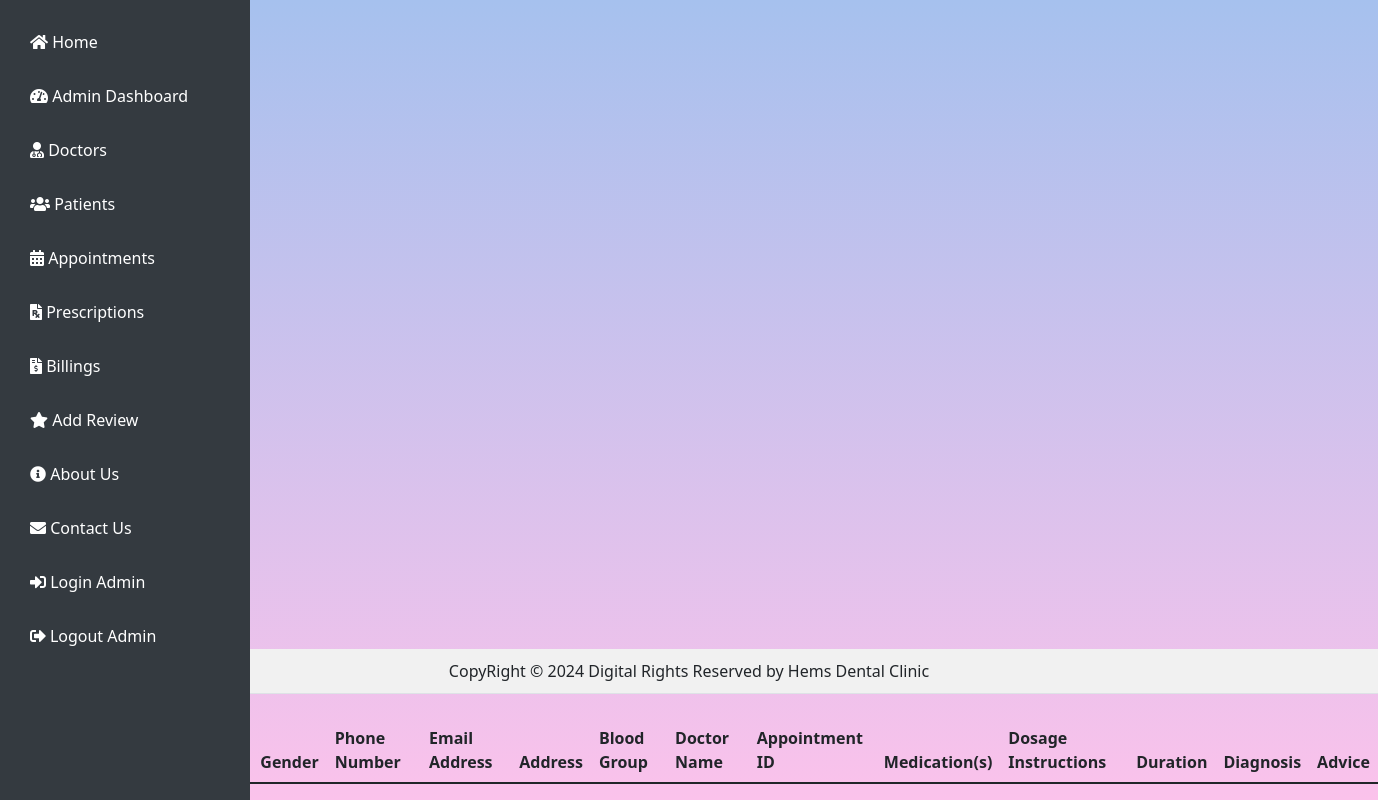
Before: /allDetailsDisplay/19/ (signed in) with the older database file.
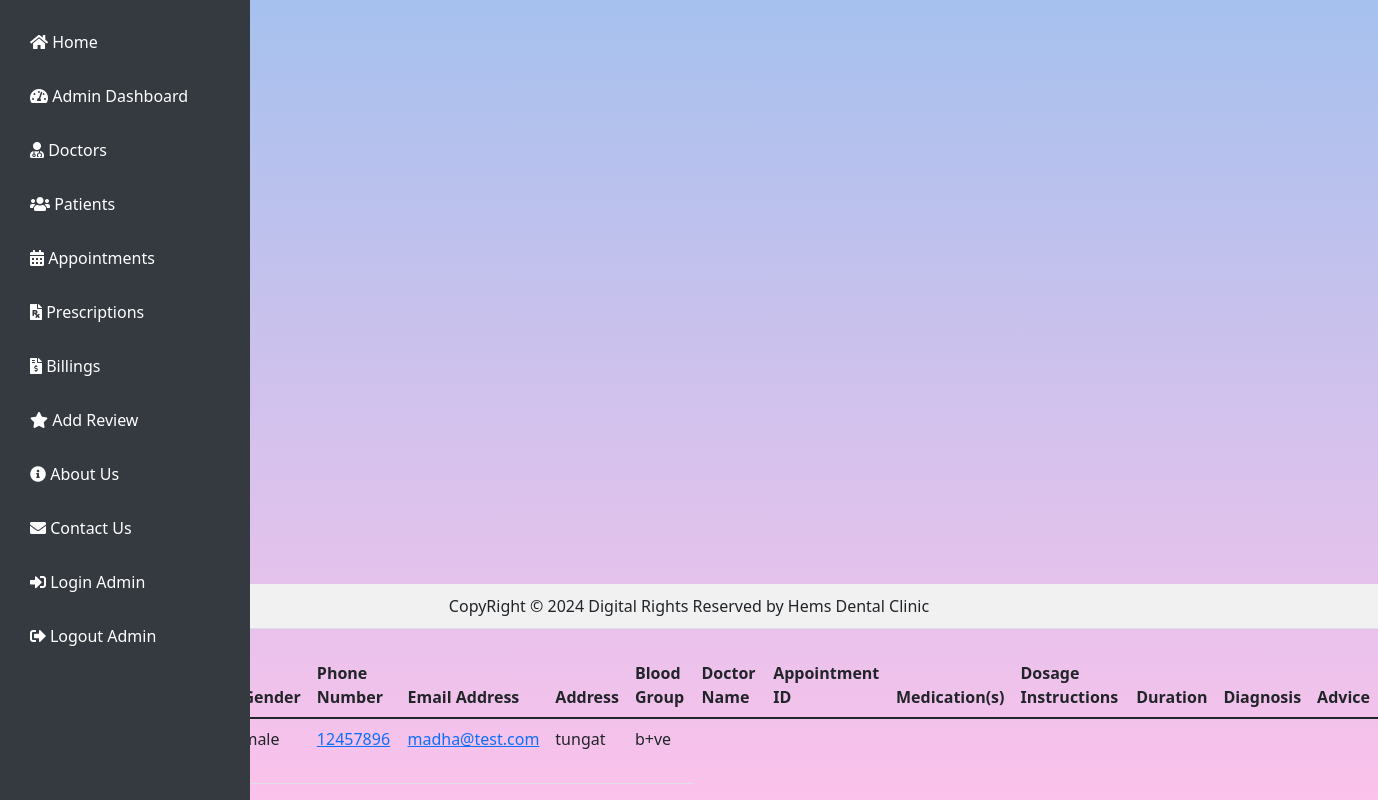
After: the same page with the newer database file.
### clinic/models.py (models this page shows, shortened)
class Patient (models.Model):
    patient_id = models.AutoField(primary_key=True)
    name = models.CharField(max_length=50, null=False)
    date_of_birth = models.DateField()
    gender = models.CharField(max_length=10)
    blood_group = models.CharField(max_length=10)
    email_id = models.EmailField()
    address = models.TextField()
    mobile_number = models.CharField(max_length=15)

### clinic/views.py (the view)
# urls.py: path('allDetailsDisplay/<int:pid>/', all_details_display, name='allDetailsDisplay'),
def all_details_display(request, pid):
    if not request.user.is_authenticated:
        return redirect('login_admin')
    display_patient = Patient.objects.filter(patient_id=pid)
    display_appointment = Appointment.objects.filter(Patient_id_id=pid)
    display_prescription = Prescription.objects.filter(patient_id_id=pid)
    return render (request,'allDetailsDisplay.html',{'display_patient': display_patient,'display_appointment': display_appointment, 'display_prescription': display_prescription })

### clinic/templates/allDetailsDisplay.html (shortened to what this page needs)
<!DOCTYPE html>
<html lang="en">
    <head>
    </head>
    <body>
        {% include "basePage.html" %}
        <div>
            <table class="table table-hover" id="example">
                <thead>
                    <tr>
                        <th>Patient_id</th>
                        <th>Patient Name</th>
                        <th>Date of Birth</th>
                        <th>Gender</th>
                        <th>Phone Number</th>
                        <th>Email Address</th>
                        <th>Address</th>
                        <th>Blood Group</th>
                        <th>Doctor Name</th>
                        <th>Appointment ID</th>
                        <th>Medication(s)</th>
                        <th>Dosage Instructions</th>
                        <th>Duration</th>
                        <th>Diagnosis</th>
                        <th>Advice</th>
                    </tr>
                </thead>
                <tbody>
                    {% for i in display_patient %}
                    <tr>
                        <td>{{i.patient_id}}</td>
                        <td>{{i.name}}</td>
                        <td>{{i.date_of_birth|date:"Y-m-d"}}</td>
                        <td>{{i.gender}}</td>
                        <td><a href="tel:{{i.mobile_number}}">{{i.mobile_number}} </a></td>
                        <td><a href="mailto:{{i.email}}">{{i.email_id}}</a></td>
                        <td>{{i.address}}</td>
                        <td>{{i.blood_group}}</td>
                    </tr>
                    {% endfor %}
            </table>
        </div>
    </body>
</html>

Changed rows visible on the page:
added Patient: gender "male", mobile_number "12457896", email_id "madha@test.com", address "tungat", blood_group "b+ve"
